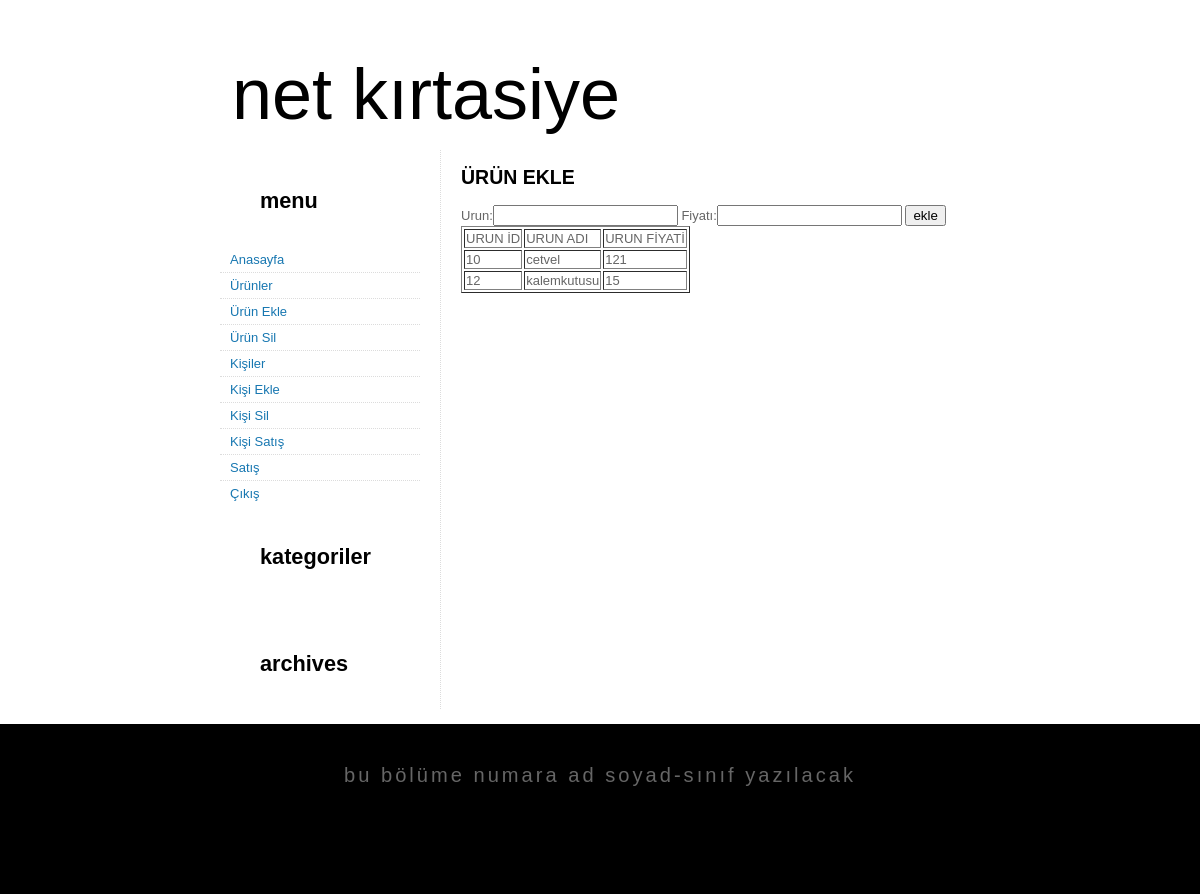
Page /urunekle.php (signed in) on the committed database.
### tables this page shows
CREATE TABLE IF NOT EXISTS `urunler` (
`uid` int(11) NOT NULL,
  `uadi` varchar(255) NOT NULL,
  `ufiyat` varchar(10) NOT NULL,
  `uresim` varchar(255) DEFAULT 'bosresim.png'
);

### urunekle.php (the view, shortened to what this page needs)
<!DOCTYPE html PUBLIC "-//W3C//DTD XHTML 1.0 Strict//EN" "http://www.w3.org/TR/xhtml1/DTD/xhtml1-strict.dtd">
<html xmlns="http://www.w3.org/1999/xhtml">
<head>
<link rel="stylesheet" type="text/css" href="default.css"/>
</head>
<body>
<div id="header">
	<h1>NET Kırtasiye</h1>
</div>
<div id="page">
        <div id="content">
       	<h2>ÜRÜN EKLE</h2>
                <form action="" method="post">
          Urun:<input name="uadi" type="text" />
            Fiyatı:<input name="ufiyat" type="text" />
          <input name="kaydet" type="submit" value="ekle"  />
          </form>
        <table border="1px">
            <tr><td>URUN İD</td><td>URUN ADI</td><td>URUN FİYATİ </td></tr>
            <?php
					$sorgu=mysql_query("select * from urunler");
			while($satir=mysql_fetch_array($sorgu)){
			echo "<tr>";
			echo "<td>".$satir["uid"]."</td>";
			echo "<td>".$satir["uadi"]."</td>";
			echo "<td>".$satir["ufiyat"]."</td>";
			echo "</tr>";
			}
			?>
</table>
  </div>
	<div id="sidebar">
		<ul>
			<li id="menu" class="bg6">
				<h2 class="bg1">Menu</h2>
				<ul>
					<li class="first"><a href="index2.php" accesskey="1" title="">Anasayfa</a></li>
					<li><a href="urunler.php" accesskey="2" title="">Ürünler</a></li>
					<li><a href="urunekle.php" accesskey="3" title="">Ürün Ekle</a></li>
					<li><a href="urunsil.php" accesskey="4" title="">Ürün Sil</a></li>
                    <li><a href="kisiler.php" accesskey="5" title="">Kişiler</a></li>
                    <li><a href="kisiekle.php" accesskey="6" title="">Kişi Ekle</a></li>
                    <li><a href="kisisil.php" accesskey="7" title="">Kişi Sil</a></li>
                    <li><a href="kisisatis.php" accesskey="7" title="">Kişi Satış</a></li>
                    <li><a href="satis.php" accesskey="7" title="">Satış</a></li>
                    <li><a href="logout.php" accesskey="7" title="">Çıkış</a></li>
				</ul>
			</li>
			<li id="news">
				<h2 class="bg2">Kategoriler</h2>
				<ul>
					<li class="first"></li>
				</ul>
			</li>
			<li id="archives">
				<h2 class="bg3">Archives</h2>
			</li>
		</ul>
	</div>
	<div style="clear: both;">&nbsp;</div>
</div>
<div id="footer">
	<p id="legal"><strong>bu bölüme numara ad soyad-sınıf yazılacak</strong></p>
</div>
</body>
</html>

### default.css (style rules this page uses)
body { margin: 0; padding: 0; background: #FFFFFF url(images/img01.gif) repeat-x; font-family: Verdana, Arial, Helvetica, sans-serif; font-size: 13px; color: #666666; }
h1, h2, h3 { font-family: "Trebuchet MS", Arial, Helvetica, sans-serif; color: #000000; }
h1 { font-weight: normal; font-size: 237%; }
a { border-bottom: 1px dotted #CCCCCC; text-decoration: none; color: #1777B1; }
.bg1 { background: url(images/img04.gif) no-repeat left bottom; }
.bg2 { background: url(images/img05.gif) no-repeat left bottom; }
.bg3 { background: url(images/img06.gif) no-repeat left bottom; }
#header { width: 760px; height: 150px; margin: 0 auto; background: url(images/img02.gif) no-repeat; }
#header h1, #header p { margin: 0; margin: 0; font-weight: normal; color: #000000; }
#header h1 { float: left; padding: 58px 0 0 12px; text-transform: lowercase; line-height: 72px; font-size: 72px; }
#page { width: 760px; margin: 0 auto; }
#content { float: right; width: 519px; }
#sidebar { float: left; width: 200px; padding: 0 20px 0 0; border-right: 1px dotted #DCDCDC; }
#sidebar ul { margin: 0; padding: 0; list-style: none; }
#sidebar li li { padding: 5px 10px; background: url(images/img07.gif) no-repeat 0 10px; border-top: 1px dotted #DCDCDC; }
#sidebar li li.first { border-top-color: #FFFFFF; }
#sidebar h2 { height: 40px; padding: 20px 0 0 40px; text-transform: lowercase; font-size: 167%; }
#sidebar a { border: none; }
#footer { clear: both; height: 150px; padding: 20px 0 0 0; background: #000000; }
#footer p { background: #000000; margin: 0; text-align: center; font-size: 85%; }
#legal strong { display: block; padding: 20px 0 0 0; text-transform: lowercase; letter-spacing: 3px; font-size: 182%; font-weight: normal; }

### rows in the picture
urunler: uid "10", uadi "cetvel", ufiyat "121"
urunler: uid "12", uadi "kalemkutusu", ufiyat "15"
